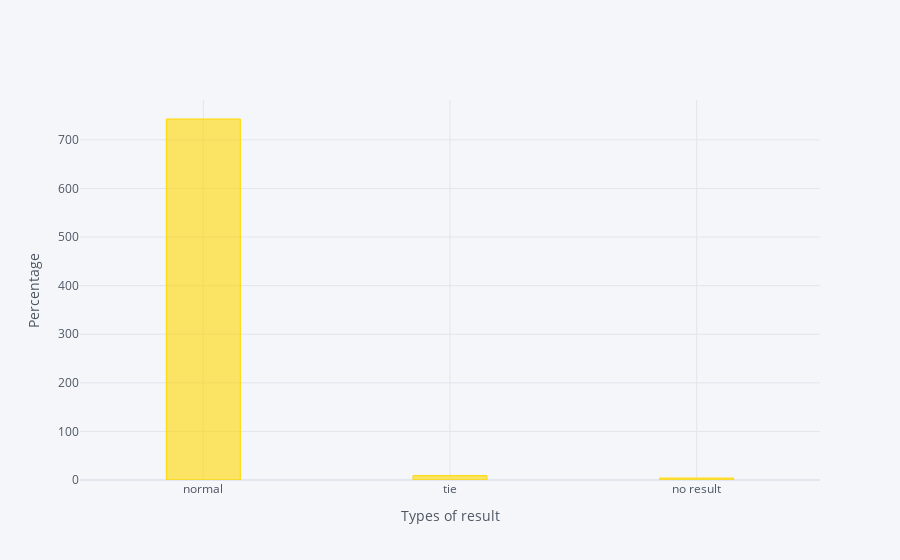

Notebook source saved alongside this figure:
### Markdown cell above
### percentage of result

### Code cell
pr=df['result'].value_counts()
pr.iplot(kind='bar',yTitle='Percentage', xTitle='Types of result', bargap=0.7,color='gold')

### Figure 1 — Plotly figure (JSON) as saved in the notebook; plotly's stock layout.template omitted (floating-point values rounded to 4 significant figures)
{"data": [{"marker": {"color": "rgba(255, 215, 0, 0.6)", "line": {"color": "rgba(255, 215, 0, 1.0)", "width": 1}}, "name": "result", "orientation": "v", "text": "", "type": "bar", "x": ["normal", "tie", "no result"], "y": [743, 9, 4]}], "layout": {"bargap": 0.7, "legend": {"bgcolor": "#F5F6F9", "font": {"color": "#4D5663"}}, "paper_bgcolor": "#F5F6F9", "plot_bgcolor": "#F5F6F9", "title": {"font": {"color": "#4D5663"}}, "xaxis": {"gridcolor": "#E1E5ED", "showgrid": true, "tickfont": {"color": "#4D5663"}, "title": {"font": {"color": "#4D5663"}, "text": "Types of result"}, "zerolinecolor": "#E1E5ED"}, "yaxis": {"gridcolor": "#E1E5ED", "showgrid": true, "tickfont": {"color": "#4D5663"}, "title": {"font": {"color": "#4D5663"}, "text": "Percentage"}, "zerolinecolor": "#E1E5ED"}}}
